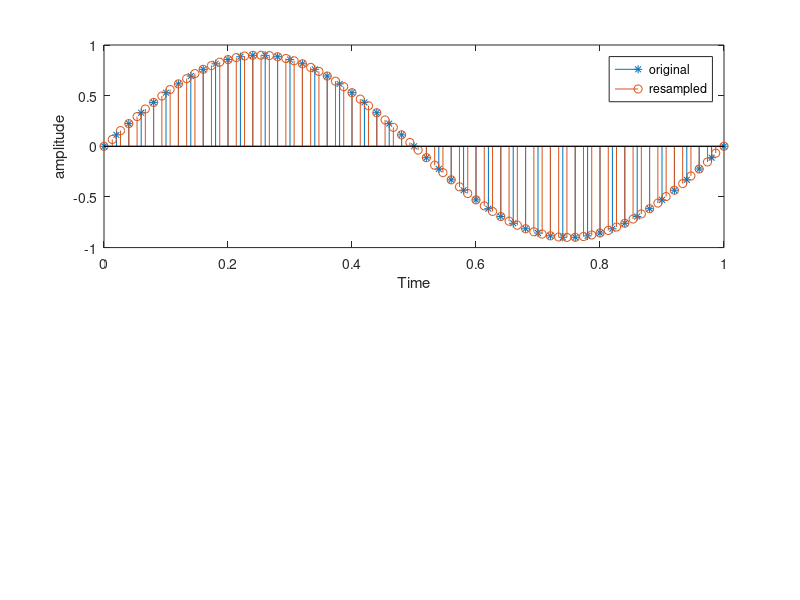

Write MATLAB code to recreate this figure.
% MDSP Tutorial #4
% Sampling Rate Conversion
% Name: Sachin Chauhan
% Roll# 23SP06007
%/////////////////////////////////////////////////////////////////////

% 1.  Create a signal similar to last time.
% 2.  Perform I/D sampling rate conversion with 5/3 and 3/5.
% 3.  Plot all the signals in time and frequency domain.
% 4.  Comment on the results and compare with theory.

% ////////////////////////////////////////////////////////////////////

% % Creating the input signal in time domain
% N=1024; % Segment Length
% %t=-N/2:0.1:N/2;
% % t=linspace(-pi,pi,N);
% t=-pi:(2*pi)/N:pi;
% filter_order=30;
% D=2;%   Decimation Factor
% 
% inp_sig=sinc(t).^2;%    Input function with Triangular spectrum
% %   Plotting of Input signal
% figure(1);
% subplot(3,1,1);
% plot(t,inp_sig);
% grid on;
% title('Input Signal x(n)');
% 
% %given up/down sampling rates
% up_sample_factor=5;
% down_sample_factor=3;


% Sampling rate conversion by L/M = 3/2
clc;
close all, 
clear all;
Fx = 50; Tx=1/Fx; % Original sampling frequency in Hz
tx = 0:Tx:1; % Time vector tx
x = 0.9*sin(2*pi*tx); % Input sequence
y = resample(x,3,2); % Re-sampling
ty = (0:(length(y)-1))*2*Tx/3; % New time vector ty
figure (1)
subplot(2,1,1), stem(tx,x,'*')
hold on
stem(ty,y,'-')
legend('original','resampled'),xlabel('Time'), ylabel('amplitude'), axis([0,1,-1,1])

